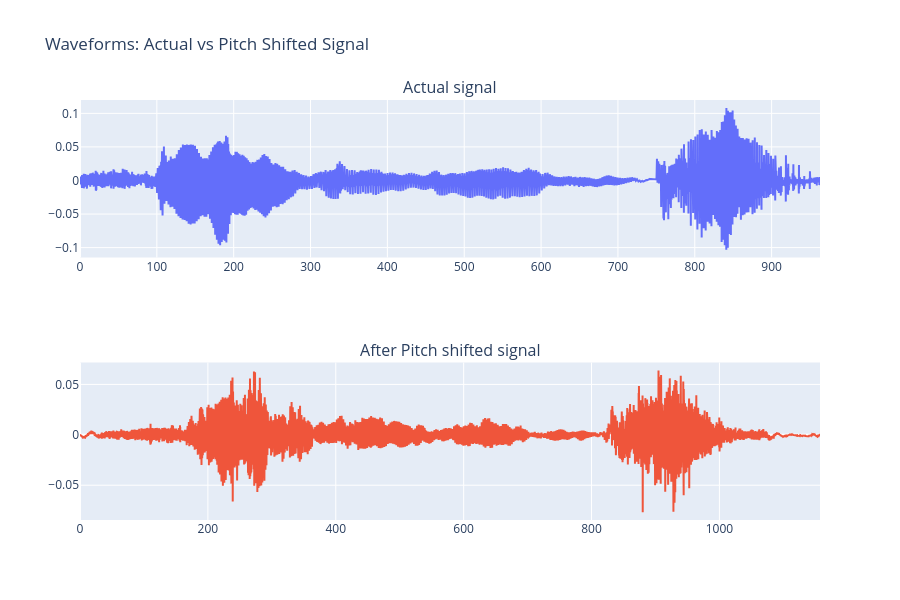

Write notebook code for a chart like this one.
### Code cell
from plotly.subplots import make_subplots

import plotly.graph_objs as go

# Create time axis for pitch shifted signal
time_pitch_shifted = librosa.times_like(x, sr=sampling_rate_1)

# Create subplots for original and pitch shifted signals
fig_plotly = make_subplots(rows=2, cols=1, shared_yaxes=True, subplot_titles=("Actual signal", "After Pitch shifted signal"))

# Plot actual signal
fig_plotly.add_trace(
    go.Scatter(x=time_1, y=trimm(data_1), mode='lines', name='Actual signal'),
    row=1, col=1
)

# Plot pitch shifted signal
fig_plotly.add_trace(
    go.Scatter(x=time_pitch_shifted, y=x, mode='lines', name='After Pitch shifted signal'),
    row=2, col=1
)

fig_plotly.update_layout(
    height=600,
    width=900,
    title_text="Waveforms: Actual vs Pitch Shifted Signal",
    showlegend=False
)

fig_plotly.show()

### Figure 1 — Plotly figure (JSON) as saved in the notebook; plotly's stock layout.template omitted (floating-point values rounded to 4 significant figures; data arrays with more than 128 entries replaced by an {"elided": "..."} marker saying what was removed)
{"data": [{"mode": "lines", "name": "Actual signal", "type": "scatter", "x": {"elided": "49841 float values"}, "xaxis": "x", "y": {"elided": "41472 float values"}, "yaxis": "y"}, {"mode": "lines", "name": "After Pitch shifted signal", "type": "scatter", "x": {"elided": "49841 float values"}, "xaxis": "x2", "y": {"elided": "49841 float values"}, "yaxis": "y2"}], "layout": {"annotations": [{"font": {"size": 16}, "showarrow": false, "text": "Actual signal", "x": 0.5, "xanchor": "center", "xref": "paper", "y": 1, "yanchor": "bottom", "yref": "paper"}, {"font": {"size": 16}, "showarrow": false, "text": "After Pitch shifted signal", "x": 0.5, "xanchor": "center", "xref": "paper", "y": 0.375, "yanchor": "bottom", "yref": "paper"}], "height": 600, "showlegend": false, "title": {"text": "Waveforms: Actual vs Pitch Shifted Signal"}, "width": 900, "xaxis": {"anchor": "y", "domain": [0, 1]}, "xaxis2": {"anchor": "y2", "domain": [0, 1]}, "yaxis": {"anchor": "x", "domain": [0.625, 1]}, "yaxis2": {"anchor": "x2", "domain": [0, 0.375]}}}
